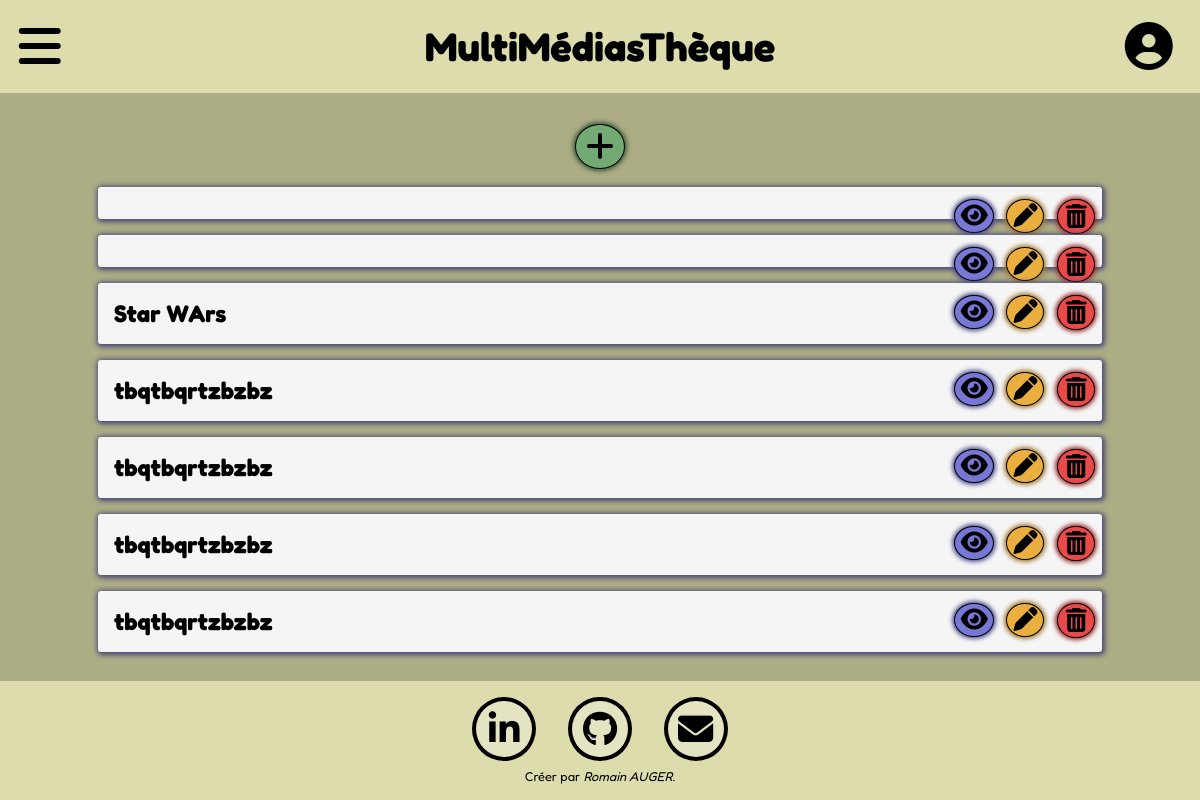
The app's page /index.php?page=articles_list (signed in) with its own data.
### tables this page shows
CREATE TABLE "Articles" (
	"Id"	INTEGER,
	"Title"	TEXT,
	"Image_name"	TEXT,
	"Image_path"	TEXT,
	"Resume"	TEXT,
	PRIMARY KEY("Id" AUTOINCREMENT)
);

### Controls/articles_list_controller.php (called while the page is built)
<?php
    $bddPDO = new PDO('sqlite:Private/DataBase/Project_Database.db');
    $bddPDO->setAttribute(PDO::ATTR_ERRMODE, PDO::ERRMODE_EXCEPTION);
    $ArticlesMana = new ArticlesManager($bddPDO);
    require "Views/articles_list.php";
?>

### index.php (called while the page is built, shortened)
<?php
require "Models/Articles.php";
require "Models/ArticlesManager.php";
require "Views/layout.php";
?>

### Models/ArticlesManager.php (called while the page is built, shortened)
<?php
    class ArticlesManager{
        private $bddPDO;
        public function __construct(PDO $bddPDO) {
            $this->bddPDO = $bddPDO;
        }
        public function selectAllArticles(){
            $query = $this->bddPDO->query("SELECT * FROM Articles ORDER BY Id DESC");
            $query->setFetchMode(PDO::FETCH_CLASS  | PDO::FETCH_PROPS_LATE, "Articles" );
            $List = $query -> fetchAll();
            return $List;
        }
    }
?>

### Models/Articles.php (called while the page is built, shortened)
<?php
class Articles
 {
    private $errors = [],
    $Id,
    $Title,
    $Image_name,
    $Image_path,
    $Resume;
    public function getId(){
        return $this->Id;
    }
    public function getTitle(){
        return $this->Title;
    }
}
?>

### Views/articles_list.php (the view)
<article class="news_list">
<button class="button_add_news"><a href="?page=add_article"><i class="fa-solid fa-plus"></i></a></button>
    <?php foreach ($ArticlesMana->selectAllArticles() as $ArticlesViews) : ?>
        <section>
            <button class="button_view"><a href="?page=article_view&Id=<?= ($ArticlesViews->getId()) ?>" title="Views"><i class="fa-solid fa-eye"></i></a></button>
            <button class="button_edit"><a href="?page=article_edit&Id=<?= ($ArticlesViews->getId()) ?>" title="Edit"><i class="fa-solid fa-pen"></i></a></button>
            <button class="button_delete"><a href="?page=article_delete&Id=<?= ($ArticlesViews->getId()) ?>" title="Delete"><i class="fa-solid fa-trash-can"></i></a></button>
            <h3><?= $ArticlesViews->getTitle(); ?></h3>
        </section>
    <?php endforeach ?>
</article>

### Assets/Style/style.css (style rules this page uses)
:root { --template-background: rgb(220, 220, 173); --template-color: black; --template-border: black; --html-background: rgb(172, 172, 133); --list-color: rgb(68, 68, 68); --title-color: rgb(15, 15, 15); --home-article-color: rgb(228, 228, 195); --home-article-shadow: rgb(100, 100, 87); --article-title: white; --formulaire-title: black; --nav-background: rgb(237, 237, 203); --nav-color: rgb(70, 70, 70); --admin-list: whitesmoke; --admin-text-list: black; --chats: beige; --chats-text: black; --menu-background: beige; --menu-color: black; }
* { margin: 0; padding: 0; font-family: 'Fredoka'; }
html { width: 100%; min-height: 100vh; }
html body { width: 100%; min-height: 100vh; display: flex; flex-direction: column; justify-content: space-between; background-color: var(--html-background); }
.news_list { width: 90%; margin: auto; display: flex; flex-direction: column; align-items: center; }
.button_add_news { width: fit-content; margin: 0.3em 0; border-radius: 50%; border: 1px solid black; font-size: 2rem; padding: 0.07em 0.3em; background-color: rgb(115, 170, 115); box-shadow: 0px 0px 4px 2px rgb(61, 92, 61); transition: 0.3s all ease; }
.news_list section { width: 90%; color: var(--admin-text-list); background-color: var(--admin-list); margin: 0.5em 0; padding: 1em; border-radius: 3px; box-shadow: 1px 1px 5px 2px rgb(72, 72, 119); position: relative; }
.news_list section h3 { width: 70%; overflow-x: hidden; }
.news_list section button { width: fit-content; margin: auto; border-radius: 50%; border: 1px solid black; font-size: 1.5rem; }
.news_list button a { color: black; }
.button_view { position: absolute; top: 0.4em; right: 4.1em; padding: 0.07em 0.22em; background-color: rgb(119, 119, 213); box-shadow: 0px 0px 4px 2px rgb(84, 84, 146); }
.button_edit { position: absolute; top: 0.4em; right: 2.2em; padding: 0.07em 0.25em; background-color: rgb(235, 175, 64); box-shadow: 0px 0px 4px 2px rgb(163, 124, 52); }
.button_delete { position: absolute; top: 0.4em; right: 0.3em; padding: 0.1em 0.3em; background-color: rgb(234, 73, 73); box-shadow: 0px 0px 4px 2px rgb(154, 49, 49); }
@media screen and (min-width: 600px) { .news_list section h3 { font-size: 1.5rem; } }
@media screen and (min-width: 600px) { .button_view { top: 0.5em; right: 4.5em; } }
@media screen and (min-width: 600px) { .button_edit { top: 0.5em; right: 2.4em; } }
@media screen and (min-width: 600px) { .button_delete { top: 0.5em; } }

### records on screen
articles: Title "Star WArs"
articles: Title "tbqtbqrtzbzbz"
articles: Title "tbqtbqrtzbzbz"
articles: Title "tbqtbqrtzbzbz"
articles: Title "tbqtbqrtzbzbz"
